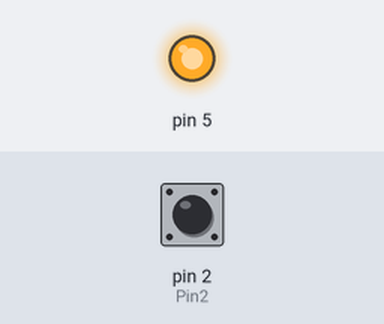
This sketch was run on a simulated Arduino Uno, built with avr-gcc and run on an emulated ATmega328P. Parts: output pins drawn as LEDs (lit = HIGH). Inputs (shaded band) come from the test bench; at power-on: pin 2 (Pin2) HIGH.

Above: at 1.2 s.
1.3 s: pin 2 (Pin2) pulled LOW for 0.15 s
At 1.37 s:
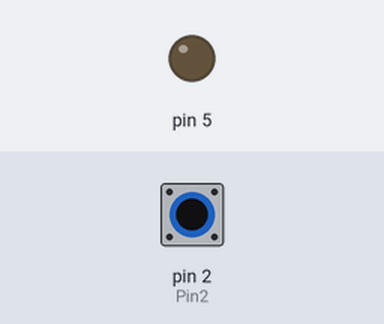
2.9 s: pin 2 (Pin2) pulled LOW for 3.2 s
At 7.4 s:
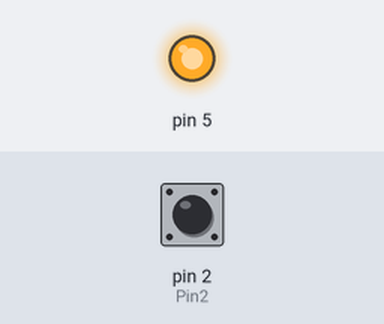
Timing chart, 0 to 8.9 s (numbered marks = the images above; inputs shaded):
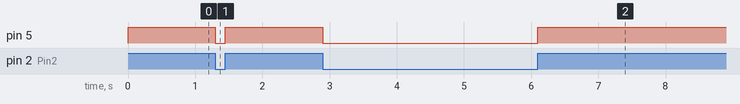

The sketch:

ledCircuit.ino
```cpp
void setup() {
  // put your setup code here, to run once:
  pinMode(2,INPUT_PULLUP);
  pinMode(5,OUTPUT);
}

void loop() {
  // put your main code here, to run repeatedly:
  if(digitalRead(2)==HIGH){
    digitalWrite(5,HIGH);
  }else
    digitalWrite(5,LOW);
}
```

birthdaySong.ino
```cpp
/*
 * This program will play the music:
 * Happy Birthday (G Major) repeatly
 */

#define NOTE_C4  262
#define NOTE_D4  294
#define NOTE_E4  330
#define NOTE_F4  349
#define NOTE_FS4 370
#define NOTE_G4  392
#define NOTE_A4  440
#define NOTE_B4  494
#define NOTE_C5  523
#define NOTE_D5  587

const int Pin2 = 2;
const int Pin8 = 8;
const int SIZE = 25;


int main(){
  //initialize the device
  init();
  pinMode(Pin2,INPUT_PULLUP);

  //create array for melody and time duration
  int melody[SIZE] = {NOTE_D4,NOTE_D4,NOTE_E4,NOTE_D4,NOTE_G4,NOTE_FS4,
                      NOTE_D4,NOTE_D4,NOTE_E4,NOTE_D4,NOTE_A4,NOTE_G4,
                      NOTE_D4,NOTE_D4,NOTE_D5,NOTE_B4,NOTE_G4,NOTE_FS4,
                      NOTE_E4,NOTE_C5,NOTE_C5,NOTE_B4,NOTE_G4,NOTE_A4,NOTE_G4};

  //note duration: 4 for quarter
  int durations[SIZE] = {6,8,4,4,4,2,
                         6,8,4,4,4,2,
                         6,8,4,4,4,4,
                         4,6,8,4,4,4,2};


  while(true){
    //loop over each note
    for(int note=0; note<SIZE; ++note){

      //calculate the note duration based on the durations[]
      int noteDuration = 2000/ durations[note];
      tone(Pin8,melody[note],noteDuration);

      //place a break between notes
      int pauses = noteDuration * 1.30;
      delay(pauses);
      noTone(Pin8);
    }
  }

  return 0;
}
```

Measured:
- after the input at 1.3 s, pin 5: HIGH → LOW at once, → HIGH 0.15 s later
- after the input at 2.9 s, pin 5: HIGH → LOW at once, → HIGH 3.2 s later
